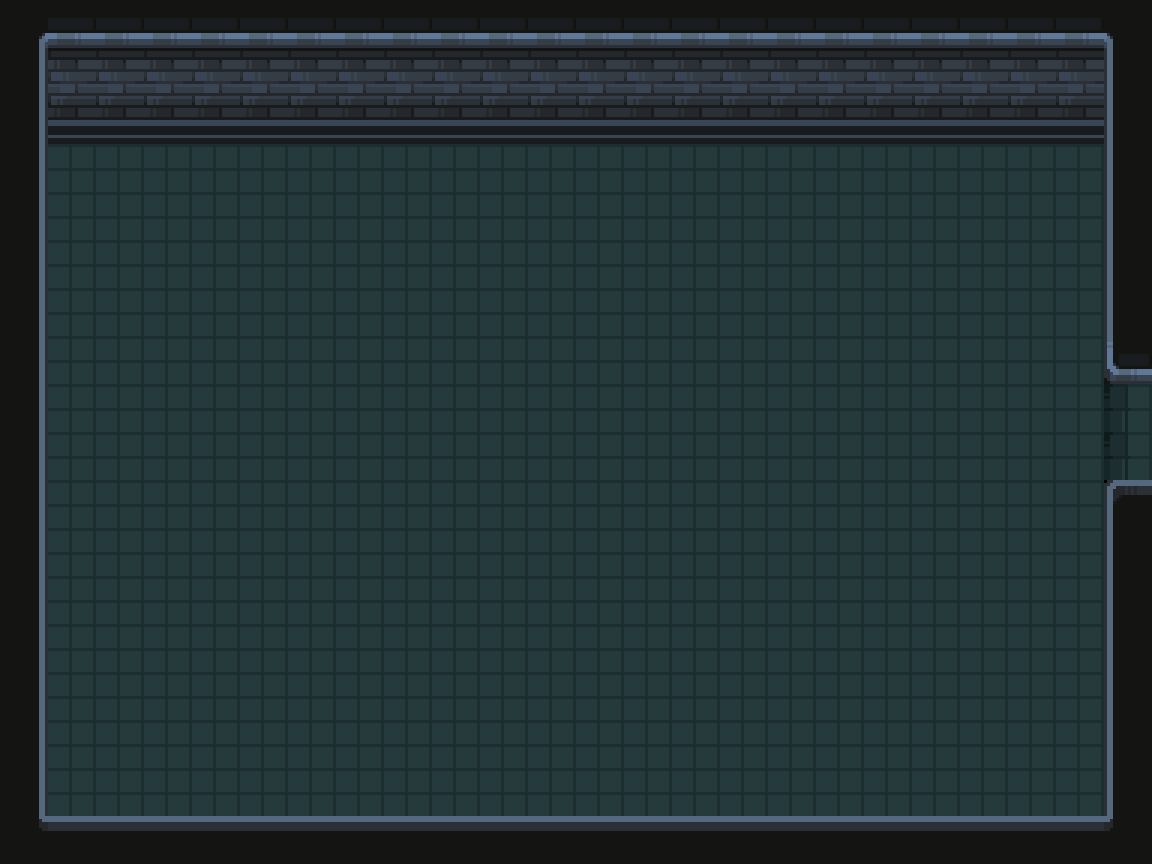

Rendered tile map (Tiled .tmx) drawn with the repository's tilesets; below, a short description and the full map source, tile grids included:
An orthogonal 24x18 tile map with 48x48 px tiles, 1 tile layer (Base layer) and 5 objects (4x wall, east door).

<map version="1.10" tiledversion="1.9.0" orientation="orthogonal" renderorder="right-down" width="24" height="18" tilewidth="48" tileheight="48" infinite="0" backgroundcolor="#000000" nextlayerid="7" nextobjectid="17">
 <tileset firstgid="1" name="PixelCrawlerDungeonEnvironment" tilewidth="48" tileheight="48" tilecount="625" columns="25">
  <image source="PixelCrawlerDungeonEnvironment.png" width="1200" height="1200" />
 </tileset>
 <layer id="2" name="Base layer" width="24" height="18">
  <data encoding="csv">
104,2,2,2,2,2,2,2,2,2,2,2,2,2,2,2,2,2,2,2,2,2,2,105,
129,27,27,27,27,27,27,27,27,27,27,27,27,27,27,27,27,27,27,27,27,27,27,130,
129,52,52,52,52,52,52,52,52,52,52,52,52,52,52,52,52,52,52,52,52,52,52,130,
129,31,31,31,31,31,31,31,31,31,31,31,31,31,31,31,31,31,31,31,31,31,31,130,
129,31,31,31,31,31,31,31,31,31,31,31,31,31,31,31,31,31,31,31,31,31,31,130,
129,31,31,31,31,31,31,31,31,31,31,31,31,31,31,31,31,31,31,31,31,31,31,130,
129,31,31,31,31,31,31,31,31,31,31,31,31,31,31,31,31,31,31,31,31,31,31,130,
129,31,31,31,31,31,31,31,31,31,31,31,31,31,31,31,31,31,31,31,31,31,31,101,
129,31,31,31,31,31,31,31,31,31,31,31,31,31,31,31,31,31,31,31,31,31,31,30,
129,31,31,31,31,31,31,31,31,31,31,31,31,31,31,31,31,31,31,31,31,31,31,30,
129,31,31,31,31,31,31,31,31,31,31,31,31,31,31,31,31,31,31,31,31,31,31,76,
129,31,31,31,31,31,31,31,31,31,31,31,31,31,31,31,31,31,31,31,31,31,31,130,
129,31,31,31,31,31,31,31,31,31,31,31,31,31,31,31,31,31,31,31,31,31,31,130,
129,31,31,31,31,31,31,31,31,31,31,31,31,31,31,31,31,31,31,31,31,31,31,130,
129,31,31,31,31,31,31,31,31,31,31,31,31,31,31,31,31,31,31,31,31,31,31,130,
129,31,31,31,31,31,31,31,31,31,31,31,31,31,31,31,31,31,31,31,31,31,31,130,
129,31,31,31,31,31,31,31,31,31,31,31,31,31,31,31,31,31,31,31,31,31,31,130,
154,77,77,77,77,77,77,77,77,77,77,77,77,77,77,77,77,77,77,77,77,77,77,155
</data>
 </layer>
 <objectgroup id="5" name="Object Layer 1">
  <object id="9" type="wall" x="1103.48" y="6.18457" width="46" height="864" />
  <object id="10" type="wall" x="5.47872" y="819.185" width="1142" height="37" />
  <object id="11" type="wall" x="0.478716" y="-0.815434" width="42" height="829" />
  <object id="12" type="wall" x="0.478716" y="0.184566" width="1150" height="88" />
  <object id="14" type="east door" x="1092.94" y="372.368" width="58.5352" height="112.07" />
 </objectgroup>
</map>
